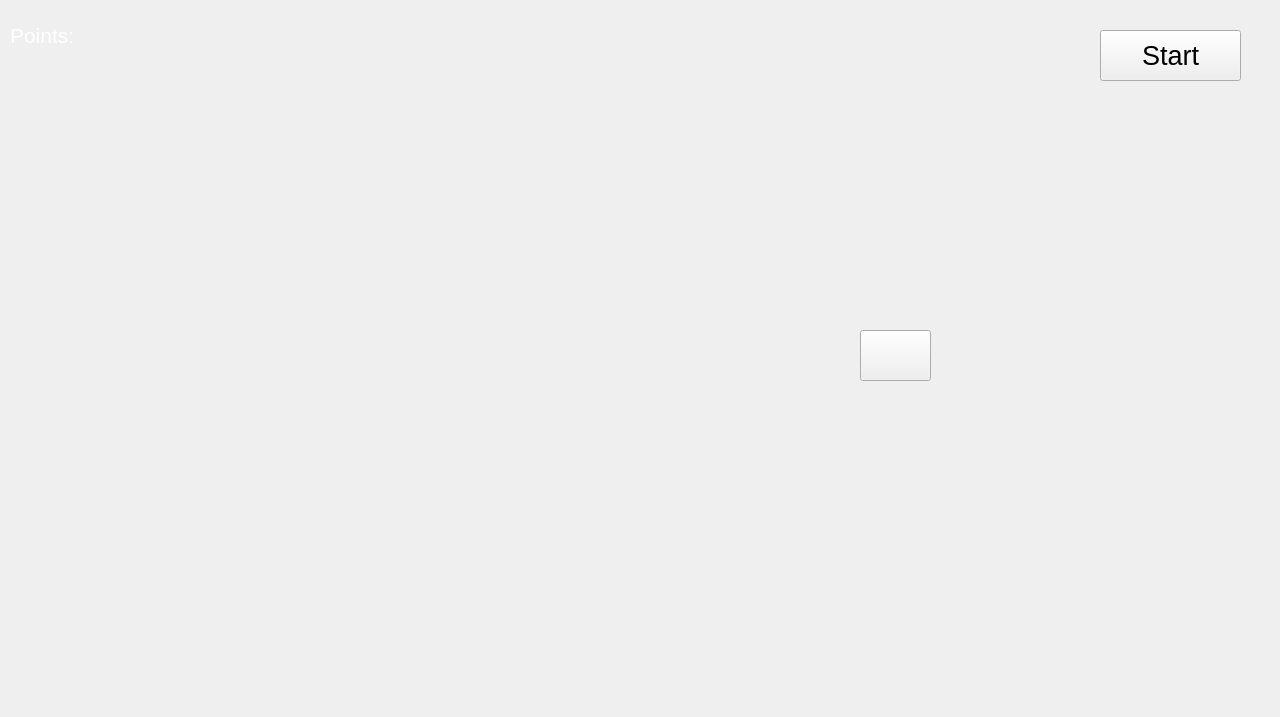
<?xml version="1.0" encoding="UTF-8"?>
<ui version="4.0">
 <class>MainWindow</class>
 <widget class="QMainWindow" name="MainWindow">
  <property name="geometry">
   <rect>
    <x>0</x>
    <y>0</y>
    <width>1280</width>
    <height>717</height>
   </rect>
  </property>
  <property name="windowTitle">
   <string>whack-A-mole</string>
  </property>
  <widget class="QWidget" name="centralwidget">
   <widget class="QLabel" name="lbl_player">
    <property name="geometry">
     <rect>
      <x>30</x>
      <y>660</y>
      <width>51</width>
      <height>51</height>
     </rect>
    </property>
    <property name="text">
     <string/>
    </property>
    <property name="pixmap">
     <pixmap>../images/player.png</pixmap>
    </property>
    <property name="scaledContents">
     <bool>true</bool>
    </property>
   </widget>
   <widget class="QPushButton" name="btn_whack">
    <property name="geometry">
     <rect>
      <x>860</x>
      <y>330</y>
      <width>71</width>
      <height>51</height>
     </rect>
    </property>
    <property name="styleSheet">
     <string notr="true">background-image: url(&quot;images/chip.png&quot;);</string>
    </property>
    <property name="text">
     <string/>
    </property>
   </widget>
   <widget class="QLabel" name="lbl_ppoint">
    <property name="geometry">
     <rect>
      <x>10</x>
      <y>20</y>
      <width>161</width>
      <height>31</height>
     </rect>
    </property>
    <property name="font">
     <font>
      <pointsize>16</pointsize>
     </font>
    </property>
    <property name="styleSheet">
     <string notr="true">
color: rgb(255, 255, 255);</string>
    </property>
    <property name="text">
     <string>Points:</string>
    </property>
   </widget>
   <widget class="QLabel" name="label">
    <property name="geometry">
     <rect>
      <x>0</x>
      <y>0</y>
      <width>1280</width>
      <height>720</height>
     </rect>
    </property>
    <property name="text">
     <string/>
    </property>
    <property name="pixmap">
     <pixmap>../images/mole.png</pixmap>
    </property>
    <property name="scaledContents">
     <bool>true</bool>
    </property>
   </widget>
   <widget class="QPushButton" name="btn_start">
    <property name="geometry">
     <rect>
      <x>1100</x>
      <y>30</y>
      <width>141</width>
      <height>51</height>
     </rect>
    </property>
    <property name="font">
     <font>
      <pointsize>20</pointsize>
     </font>
    </property>
    <property name="text">
     <string>Start</string>
    </property>
   </widget>
   <zorder>label</zorder>
   <zorder>lbl_player</zorder>
   <zorder>btn_whack</zorder>
   <zorder>lbl_ppoint</zorder>
   <zorder>btn_start</zorder>
  </widget>
 </widget>
 <resources/>
 <connections>
  <connection>
   <sender>btn_whack</sender>
   <signal>clicked()</signal>
   <receiver>MainWindow</receiver>
   <slot>btn_whack_a()</slot>
   <hints>
    <hint type="sourcelabel">
     <x>269</x>
     <y>484</y>
    </hint>
    <hint type="destinationlabel">
     <x>215</x>
     <y>508</y>
    </hint>
   </hints>
  </connection>
  <connection>
   <sender>btn_start</sender>
   <signal>clicked()</signal>
   <receiver>MainWindow</receiver>
   <slot>btn_start_a()</slot>
   <hints>
    <hint type="sourcelabel">
     <x>1042</x>
     <y>70</y>
    </hint>
    <hint type="destinationlabel">
     <x>1175</x>
     <y>84</y>
    </hint>
   </hints>
  </connection>
 </connections>
 <slots>
  <slot>btn_whack_a()</slot>
  <slot>btn_start_a()</slot>
 </slots>
</ui>
